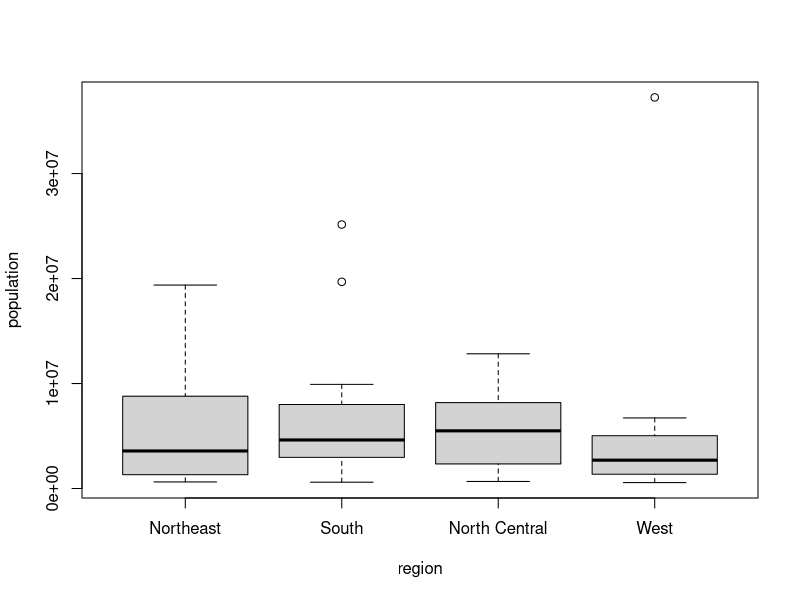

Generate this figure with R:
library(dslabs)

# In a single line of code, stratify state populations by region 
# and generate boxplots for the strata for the `murders` data set
boxplot(population~region, data=murders)
